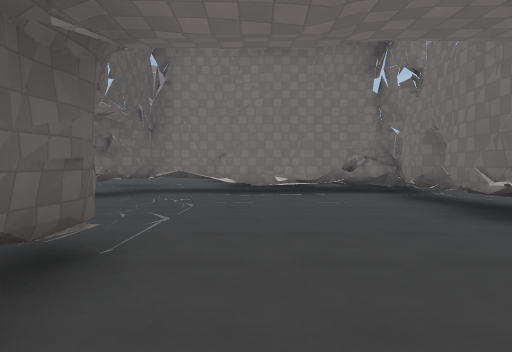
View 1 (above)

22 first-person views from a walk through a Godot game level. The camera is 1.4 m above the floor, tilts 2° down and sees 75° across. The floor is counted in squares, 2 m on a side. Each view is taken from the middle of a square. On the plan, view 1 faces up. The plan holds only what a view shows up to about 10 squares ahead; the rest is blank. The place goes on beyond the plan. Door leaves are left out where a doorway can be walked through. Some surface patterns are stand-ins.

View 2
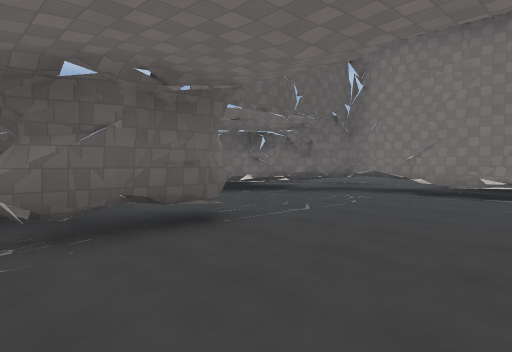

View 3
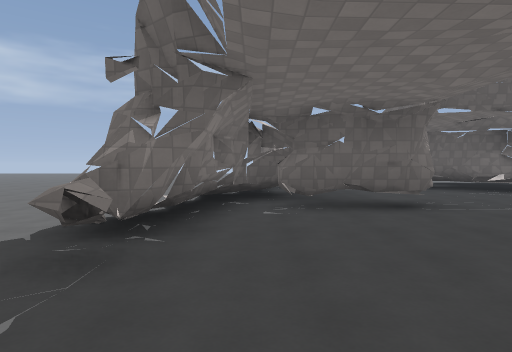

View 4
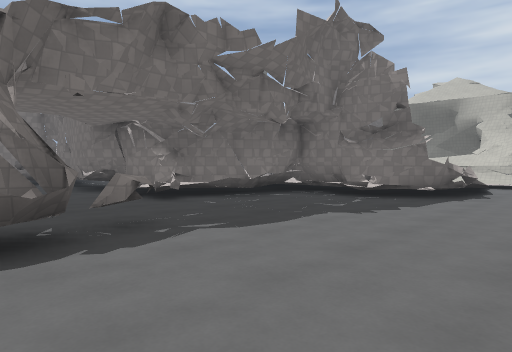

View 5
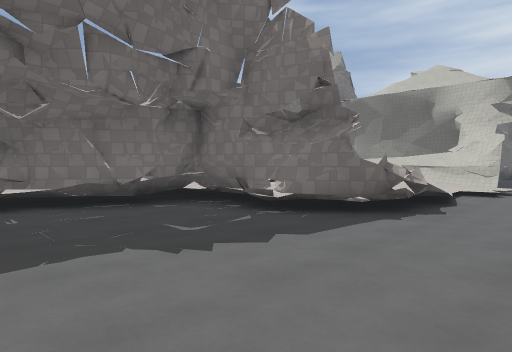

View 6
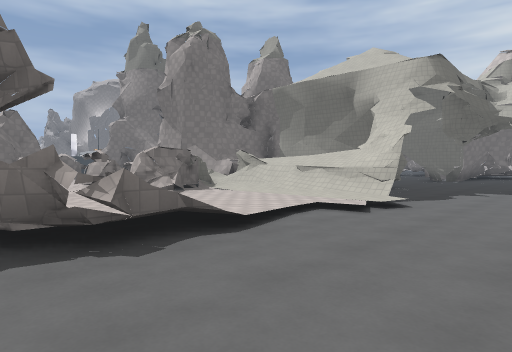

View 7
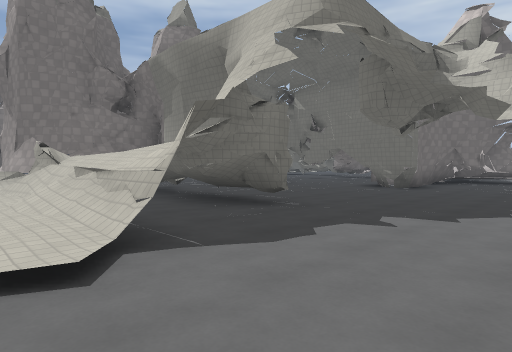

View 8
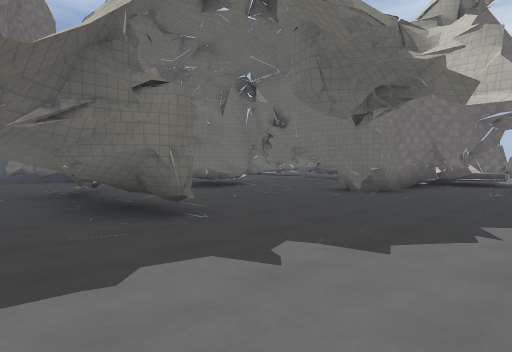

View 9
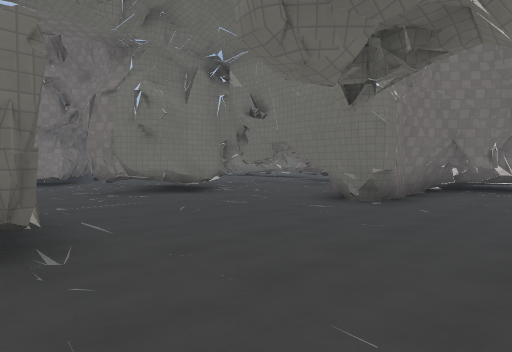

View 10
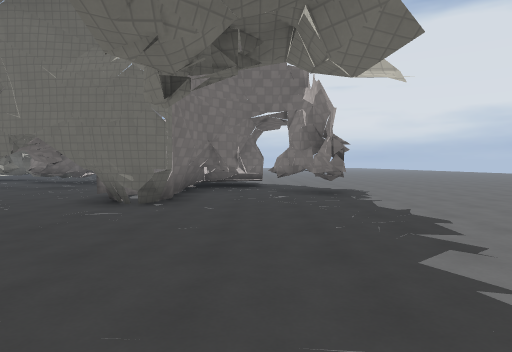

View 11
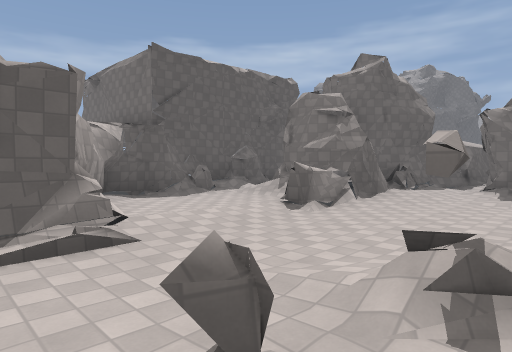

View 12
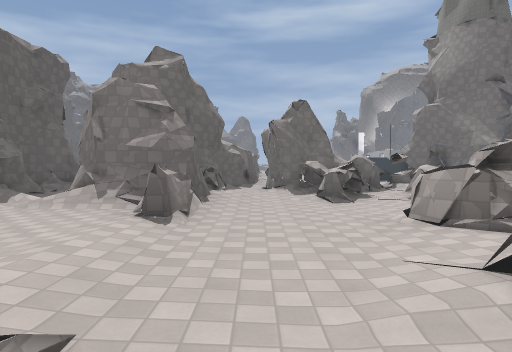

View 13
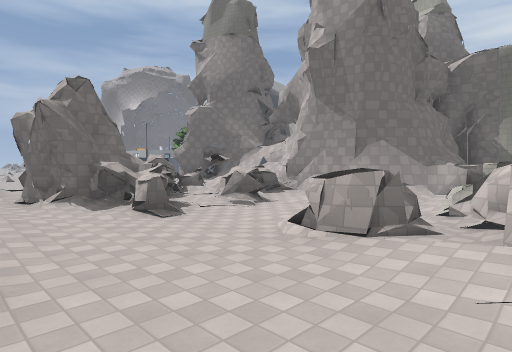

View 14
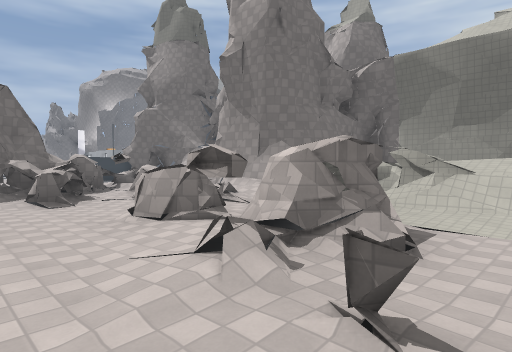

View 15
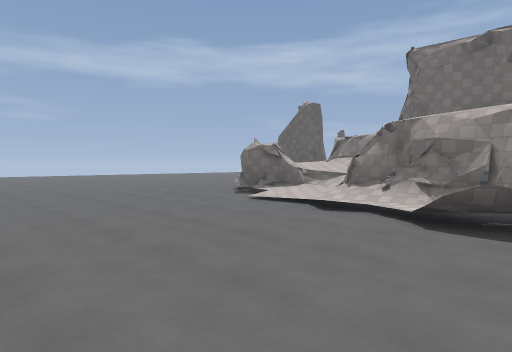

View 16
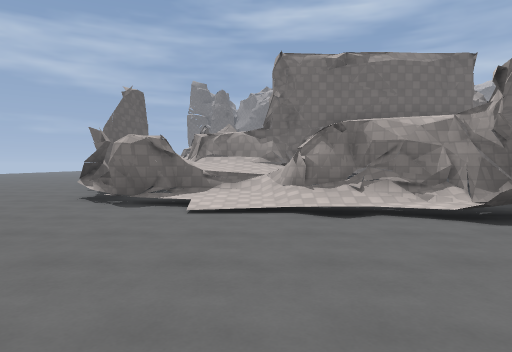

View 17
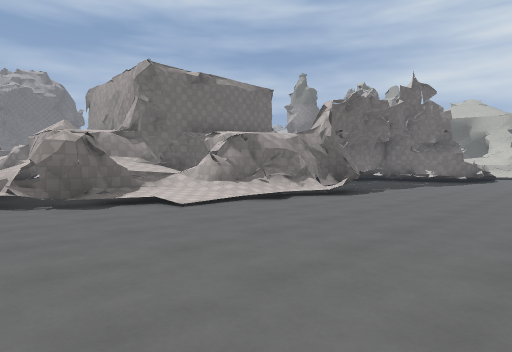

View 18
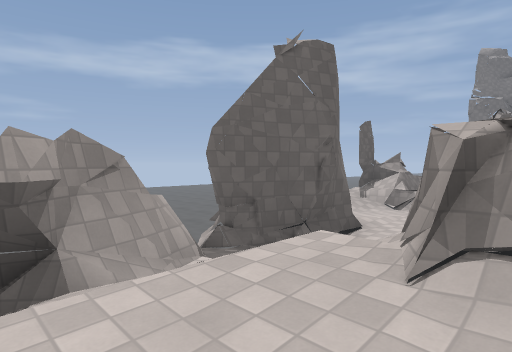

View 19
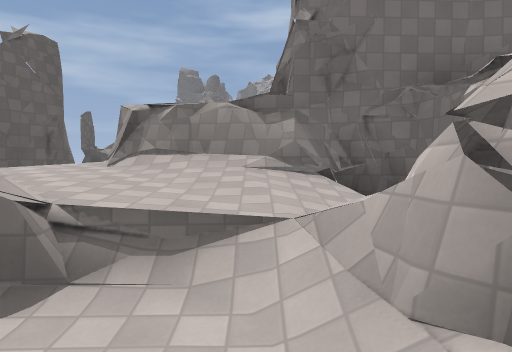

View 20
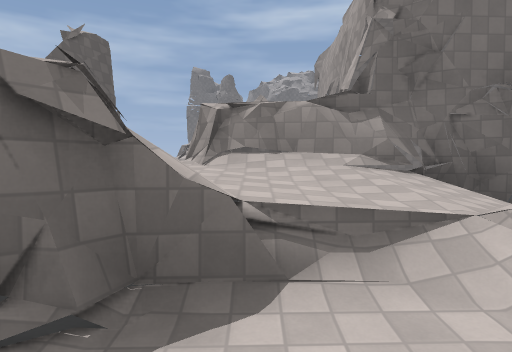

View 21
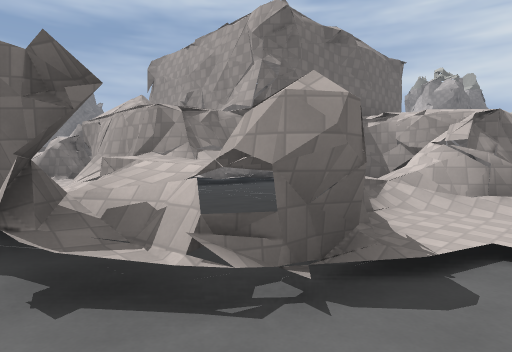

View 22
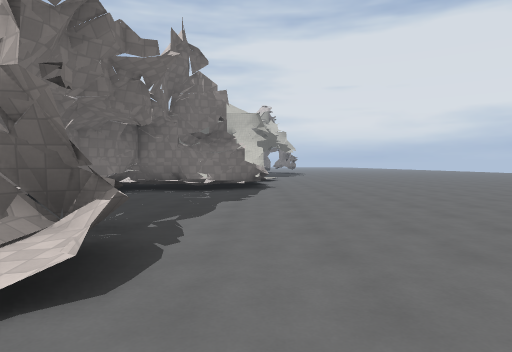

### Floor plan
Key: @ floor where view 1 was taken; # wall or solid block; x gap in a wall; . main floor; : floor 0.25 m higher than the main floor; + floor 0.5 m higher than the main floor; * floor 1.25 m higher than the main floor; % floor 1.5 m higher than the main floor; / step, stairs or slope; = window, fence, low wall or low ledge; ^ raised ledge; v drop or lower ground; T thing the floor can be seen under or through.
Columns run from 7 left of view 1 to 28 right of it. Each row starts with its distance up from view 1.
 11 #              #:
 10 =#             #/
  9 ==##          #/##^##
  8 +  =####### v #+###=##
  7 /++##.....##v#=:##==^#
  6 #+##......##vvx::^#^+#   ..
  5 #+#.......#/#v#:::://# ....
  4 #/#.......#/##=:::://#.....#
  3 #/TTTTT...#/::/::#+//#x##.####  .x
  2 ##%///#...#:::/::+/^=#^#...###...#
  1 .#*///#...###////#######.....#.#.#
  0 .#=//##@....###:=##:=###.........
 -1 ...///###^....#:::::/ ##.....###
 -2 .......=#.....#:::::/ .#.....####^^
 -3 ..............##///:/#..........#^^^
 -4 .................................#
 -5 ...............................##.
 -6 ..............................##^.

Where each view was taken, in squares from view 1:
view 1: 0 up, 0 right, facing up
view 2: 0 up, 2 right, facing up-left
view 3: 0 up, 4 right, facing left
view 4: 5 down, 0 right, facing up-right
view 5: 5 down, 3 right, facing up-right
view 6: 6 down, 7 right, facing up-right
view 7: 6 down, 12 right, facing up-right
view 8: 6 down, 14 right, facing up-right
view 9: 5 down, 16 right, facing up-right
view 10: 4 down, 16 right, facing right
view 11: 1 down, 10 right, facing up-left
view 12: 1 down, 8 right, facing up
view 13: 1 up, 7 right, facing up-right
view 14: 1 down, 8 right, facing up-right
view 15: 6 down, 1 right, facing up-left
view 16: 6 down, 3 left, facing up
view 17: 6 down, 7 left, facing up-right
view 18: 1 up, 4 left, facing up-left
view 19: 1 down, 3 left, facing up
view 20: 1 down, 4 left, facing up
view 21: 1 down, 7 left, facing up-right
view 22: 3 down, 2 left, facing right
